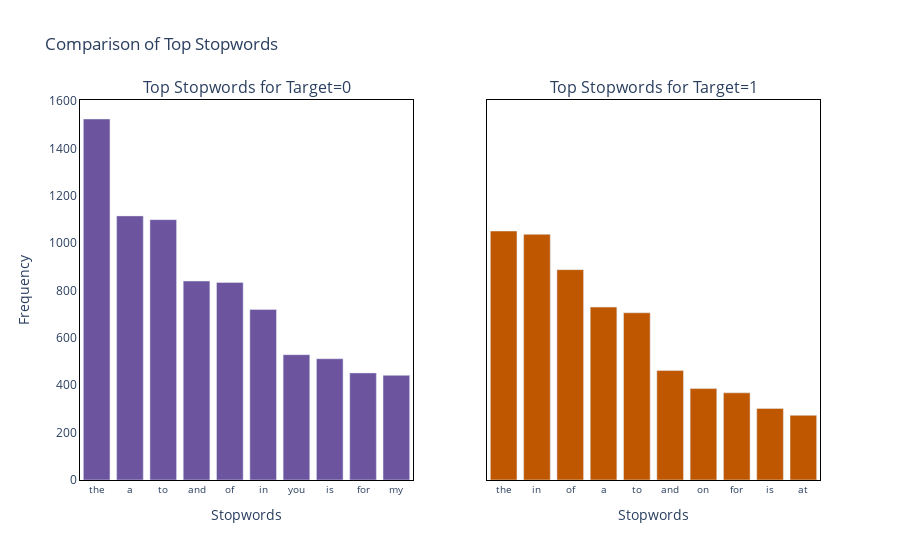

Notebook cell for this chart:
### Code cell
from plotly.subplots import make_subplots

# Create a bar plot comparing top stopwords for target values '0' and '1'
fig = make_subplots(rows=1, cols=2, subplot_titles=['Top Stopwords for Target=0', 'Top Stopwords for Target=1'],
                    shared_yaxes=True, horizontal_spacing=0.1)

# Plot for Target=0
fig.add_trace(go.Bar(x=x_0, y=y_0, marker_color=violet), row=1, col=1)

# Plot for Target=1
fig.add_trace(go.Bar(x=x_1, y=y_1, marker_color=dark_orange), row=1, col=2)

# Update layout with titles and labels
fig.update_layout(
    title='Comparison of Top Stopwords',
    xaxis=dict(title='Stopwords'),
    yaxis=dict(title='Frequency'),
    xaxis2=dict(title='Stopwords'),
    showlegend=False,  # Hide legend for individual clarity
    plot_bgcolor='white',
    paper_bgcolor='white'  # Set the paper background to white
)

# Update axis appearance
fig.update_xaxes(showline=True, linewidth=1, linecolor='black', mirror=True)
fig.update_yaxes(showline=True, linewidth=1, linecolor='black', mirror=True)

# Rotate x-axis labels for better readability
fig.update_xaxes(tickangle=0, tickfont=dict(size=10))

# Show the plot
fig.show()

### Figure 1 — Plotly figure (JSON) as saved in the notebook; plotly's stock layout.template omitted (floating-point values rounded to 4 significant figures)
{"data": [{"marker": {"color": "rgb(108, 84, 158)"}, "type": "bar", "x": ["the", "a", "to", "and", "of", "in", "you", "is", "for", "my"], "xaxis": "x", "y": [1524, 1115, 1099, 840, 834, 720, 529, 512, 452, 442], "yaxis": "y"}, {"marker": {"color": "rgb(191, 87, 0)"}, "type": "bar", "x": ["the", "in", "of", "a", "to", "and", "on", "for", "is", "at"], "xaxis": "x2", "y": [1051, 1037, 888, 730, 706, 462, 386, 368, 302, 273], "yaxis": "y2"}], "layout": {"annotations": [{"font": {"size": 16}, "showarrow": false, "text": "Top Stopwords for Target=0", "x": 0.225, "xanchor": "center", "xref": "paper", "y": 1, "yanchor": "bottom", "yref": "paper"}, {"font": {"size": 16}, "showarrow": false, "text": "Top Stopwords for Target=1", "x": 0.775, "xanchor": "center", "xref": "paper", "y": 1, "yanchor": "bottom", "yref": "paper"}], "paper_bgcolor": "white", "plot_bgcolor": "white", "showlegend": false, "title": {"text": "Comparison of Top Stopwords"}, "xaxis": {"anchor": "y", "domain": [0, 0.45], "linecolor": "black", "linewidth": 1, "mirror": true, "showline": true, "tickangle": 0, "tickfont": {"size": 10}, "title": {"text": "Stopwords"}}, "xaxis2": {"anchor": "y2", "domain": [0.55, 1], "linecolor": "black", "linewidth": 1, "mirror": true, "showline": true, "tickangle": 0, "tickfont": {"size": 10}, "title": {"text": "Stopwords"}}, "yaxis": {"anchor": "x", "domain": [0, 1], "linecolor": "black", "linewidth": 1, "mirror": true, "showline": true, "title": {"text": "Frequency"}}, "yaxis2": {"anchor": "x2", "domain": [0, 1], "linecolor": "black", "linewidth": 1, "matches": "y", "mirror": true, "showline": true, "showticklabels": false}}}
